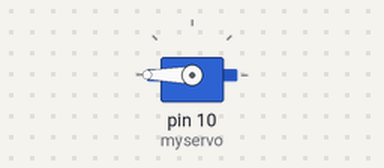
A sketch run on a simulated Arduino Uno, built with avr-gcc and run on an emulated ATmega328P. Shown: servo.

Above: at 0.05 s.
Timing chart, 0 to 4.8 s (numbered marks = the images above):
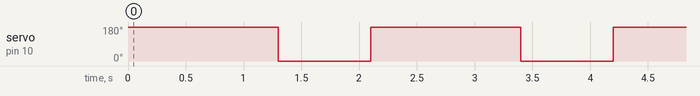

Measured:
- by itself, servo on pin 10 (myservo): alternates 180° for 1.3 s and 0° for 0.80 s

The sketch:

servo360.ino
```cpp
#include <Servo.h>

Servo myservo;

void setup() {
  // put your setup code here, to run once:
  myservo.attach(10);
  myservo.write(0);
  // pinMode(7,INPUT);
}

void loop() {

    myservo.write(360);
  delay(800);
  myservo.write(180);

  delay(500);

  myservo.write(0);
  delay(800);
  myservo.write(90);

}
```
